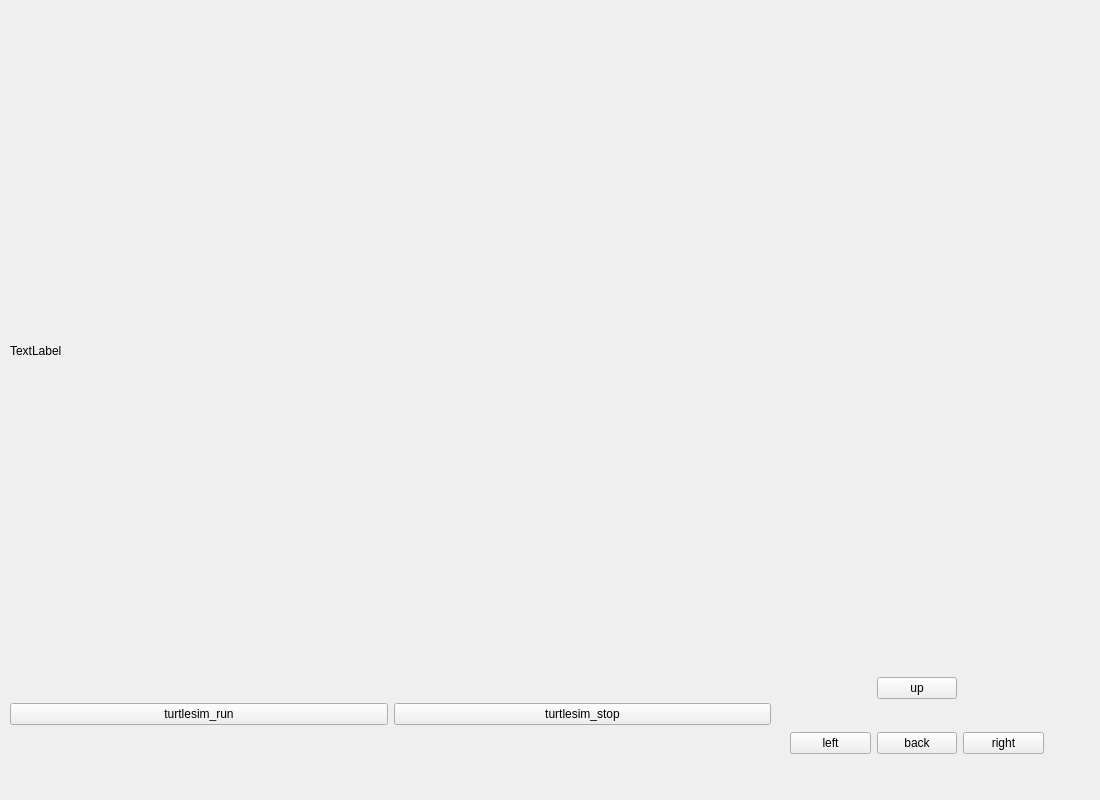
<?xml version="1.0" encoding="UTF-8"?>
<ui version="4.0">
 <class>Form</class>
 <widget class="QWidget" name="Form">
  <property name="geometry">
   <rect>
    <x>0</x>
    <y>0</y>
    <width>1100</width>
    <height>800</height>
   </rect>
  </property>
  <property name="windowTitle">
   <string>Form</string>
  </property>
  <widget class="QLabel" name="lb_turtlesim">
   <property name="geometry">
    <rect>
     <x>10</x>
     <y>40</y>
     <width>1021</width>
     <height>621</height>
    </rect>
   </property>
   <property name="text">
    <string>TextLabel</string>
   </property>
  </widget>
  <widget class="QWidget" name="gridLayoutWidget">
   <property name="geometry">
    <rect>
     <x>790</x>
     <y>650</y>
     <width>254</width>
     <height>131</height>
    </rect>
   </property>
   <layout class="QGridLayout" name="gridLayout">
    <item row="1" column="1">
     <widget class="QPushButton" name="btn_up">
      <property name="text">
       <string>up</string>
      </property>
     </widget>
    </item>
    <item row="3" column="1">
     <widget class="QPushButton" name="btn_back">
      <property name="text">
       <string>back</string>
      </property>
     </widget>
    </item>
    <item row="3" column="0">
     <widget class="QPushButton" name="btn_left">
      <property name="text">
       <string>left</string>
      </property>
     </widget>
    </item>
    <item row="3" column="2">
     <widget class="QPushButton" name="btn_right">
      <property name="text">
       <string>right</string>
      </property>
     </widget>
    </item>
   </layout>
  </widget>
  <widget class="QWidget" name="horizontalLayoutWidget">
   <property name="geometry">
    <rect>
     <x>10</x>
     <y>649</y>
     <width>761</width>
     <height>131</height>
    </rect>
   </property>
   <layout class="QHBoxLayout" name="horizontalLayout">
    <item>
     <widget class="QPushButton" name="btn_run">
      <property name="text">
       <string>turtlesim_run</string>
      </property>
     </widget>
    </item>
    <item>
     <widget class="QPushButton" name="btn_stop">
      <property name="text">
       <string>turtlesim_stop</string>
      </property>
     </widget>
    </item>
   </layout>
  </widget>
 </widget>
 <resources/>
 <connections/>
</ui>
